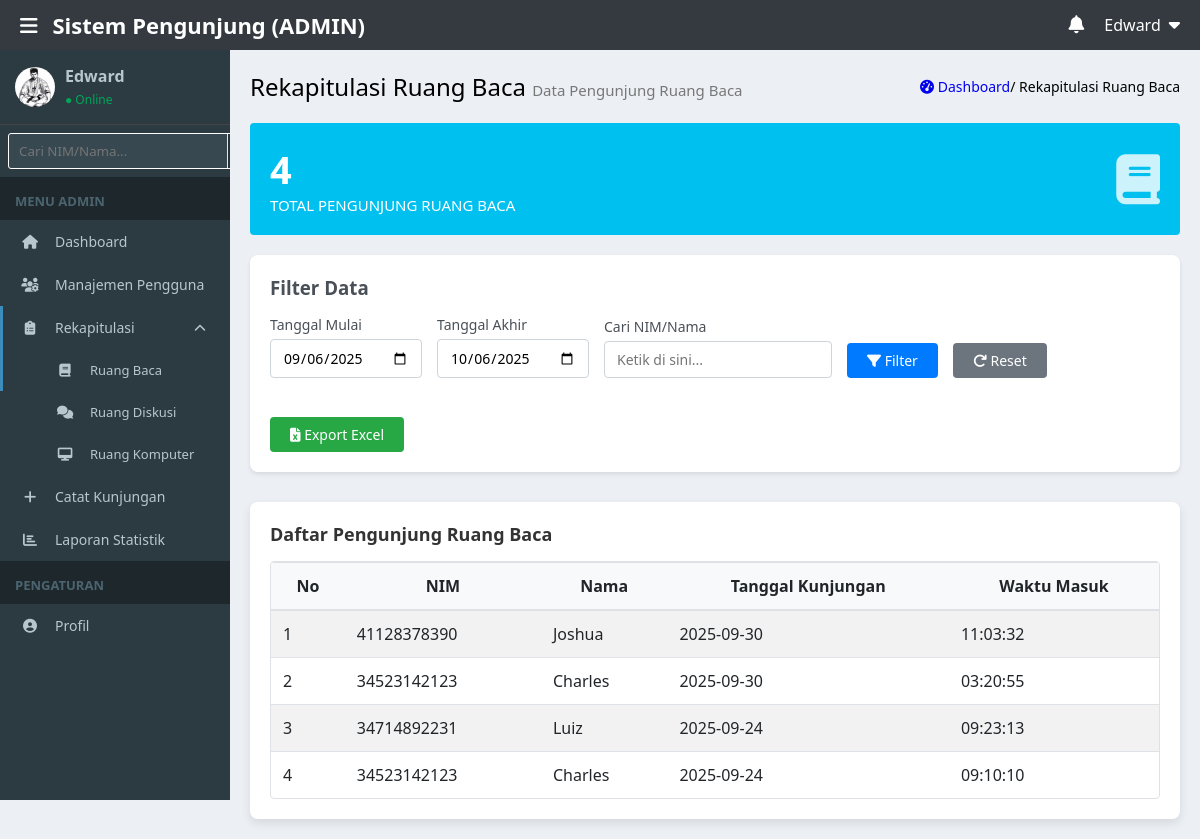
Page /rekapitulasi_ruang_baca.php (signed in) on the committed database.
### tables this page shows
CREATE TABLE `visits` (
  `id` int(11) NOT NULL,
  `nim` varchar(100) NOT NULL,
  `nama` varchar(255) NOT NULL,
  `tujuan` varchar(255) NOT NULL,
  `tanggal_kunjungan` date NOT NULL,
  `jam_masuk` time NOT NULL,
  `created_at` timestamp NOT NULL DEFAULT current_timestamp(),
  `device_id` varchar(255) DEFAULT NULL,
  `scan_location` varchar(100) DEFAULT 'entrance',
  `visit_method` enum('manual','scan') DEFAULT 'manual'
);

### rekapitulasi_ruang_baca.php (the view, shortened to what this page needs)
<?php
require_once 'includes/db.php';
$user = $_SESSION['user_data'];
$start_date = $_GET['start_date'] ?? date('Y-m-d', strtotime('-30 days'));
$end_date   = $_GET['end_date']   ?? date('Y-m-d');
$keyword    = trim($_GET['keyword'] ?? '');
$where  = "tujuan = ?";
$params = ['Ruang Baca'];
$types  = 's';
if ($start_date && $end_date) {
    $where  .= " AND tanggal_kunjungan BETWEEN ? AND ?";
    $params[] = $start_date;
    $params[] = $end_date;
    $types    .= 'ss';
}
$sql = "SELECT id, nim, nama, tanggal_kunjungan, jam_masuk
        FROM visits
        WHERE $where
        ORDER BY tanggal_kunjungan DESC, jam_masuk DESC";
$stmt = $conn->prepare($sql);
$binds = array_merge([$types], $params);
$tmp   = [];
foreach ($binds as $k => $v) $tmp[$k] = &$binds[$k];
call_user_func_array([$stmt, 'bind_param'], $tmp);
$stmt->execute();
$result = $stmt->get_result();
$visits = $result->fetch_all(MYSQLI_ASSOC);
$total_visits = count($visits);
$profile_picture = trim($user['profile_picture'] ?? '');
?>
<!DOCTYPE html>
<html lang="id">
<head>
    <link rel="stylesheet" href="https://cdnjs.cloudflare.com/ajax/libs/font-awesome/6.5.1/css/all.min.css">
    <link rel="stylesheet" href="css/admin_dashboard.css">
    <link rel="stylesheet" href="css/rekapitulasi.css">
    <link rel="stylesheet" href="css/session_timeout.css">
</head>
<body class="admin-page">
    <div class="wrapper">
        <header class="top-header">
            <div class="top-header-left">
                <span class="menu-toggle" id="menuToggle"><i class="fas fa-bars"></i></span>
                <span class="logo">Sistem Pengunjung (ADMIN)</span>
            </div>
            <div class="top-header-right">
                <i class="fas fa-bell"></i>
                <div class="admin-profile">
                    <span><?= htmlspecialchars($user['first_name']) ?></span>
                    <i class="fas fa-caret-down"></i>
                </div>
            </div>
        </header>
        <div class="content-body">
            <aside class="sidebar" id="sidebar">
                <div class="profile">
                    <img src="<?= htmlspecialchars($profile_picture) ?>" alt="Admin">
                    <div>
                        <p><strong><?= htmlspecialchars($user['first_name']) ?></strong></p>
                        <span class="online-status">● Online</span>
                    </div>
                </div>
                <div class="search-container">
                    <form method="get" action="">
                        <input type="text" name="keyword" placeholder="Cari NIM/Nama..." value="<?= htmlspecialchars($keyword) ?>">
                        <button type="submit"><i class="fas fa-search"></i></button>
                    </form>
                </div>
                <div class="navigation-header">MENU ADMIN</div>
                <nav>
                    <ul>
                        <li><a href="admin_dashboard.php"><i class="fas fa-home"></i><span>Dashboard</span></a></li>
                        <li><a href="manajemen_pengguna.php"><i class="fas fa-users-cog"></i><span>Manajemen Pengguna</span></a></li>
                        <li>
                            <a href="javascript:void(0);" class="has-submenu active" id="rekapitulasiToggle">
                                <i class="fas fa-clipboard-list"></i>
                                <span>Rekapitulasi</span>
                                <i class="fas fa-chevron-down"></i>
                            </a>
                            <ul class="submenu show" id="rekapitulasiSubmenu">
                                <li><a href="rekapitulasi_ruang_baca.php" class="active"><i class="fas fa-book"></i><span>Ruang Baca</span></a></li>
                                <li><a href="rekapitulasi_ruang_diskusi.php"><i class="fas fa-comments"></i><span>Ruang Diskusi</span></a></li>
                                <li><a href="rekapitulasi_ruang_komputer.php"><i class="fas fa-desktop"></i><span>Ruang Komputer</span></a></li>
                            </ul>
                        </li>
                        <li><a href="catat_kunjungan.php"><i class="fas fa-plus"></i><span>Catat Kunjungan</span></a></li>
                        <li><a href="laporan_statistik.php"><i class="fas fa-chart-bar"></i><span>Laporan Statistik</span></a></li>
                    </ul>
                </nav>
                <div class="navigation-header">PENGATURAN</div>
                <nav>
                    <ul>
                        <li><a href="profile.php"><i class="fas fa-user-circle"></i><span>Profil</span></a></li>
                    </ul>
                </nav>
            </aside>
            <main class="main-content" id="mainContent">
                <div class="main-header">
                    <h1>Rekapitulasi Ruang Baca <span>Data Pengunjung Ruang Baca</span></h1>
                    <ol class="breadcrumb">
                        <li><a href="admin_dashboard.php" style="text-decoration: none;"><i class="fas fa-tachometer-alt"></i> Dashboard</a></li>
                        <li> / Rekapitulasi Ruang Baca</li>
                    </ol>
                </div>
                <section class="cards">
                    <div class="card blue">
                        <div class="card-content">
                            <h3><?= $total_visits ?></h3>
                            <p>TOTAL PENGUNJUNG RUANG BACA</p>
                        </div>
                        <div class="card-icon"><i class="fas fa-book"></i></div>
                    </div>
                </section>
                <section class="filter-section">
                    <h3 style="margin-bottom: 15px; color: #495057;">Filter Data</h3>
                    <form method="get" action="" class="filter-form">
                        <div class="form-group">
                            <label>Tanggal Mulai</label>
                            <input type="date" name="start_date" value="<?= htmlspecialchars($start_date) ?>">
                        </div>
                        <div class="form-group">
                            <label>Tanggal Akhir</label>
                            <input type="date" name="end_date" value="<?= htmlspecialchars($end_date) ?>">
                        </div>
                        <div class="form-group">
                            <label>Cari NIM/Nama</label>
                            <input type="text" name="keyword" placeholder="Ketik di sini..." value="<?= htmlspecialchars($keyword) ?>">
                        </div>
                        <div class="form-group">
                            <label>&nbsp;</label>
                            <button type="submit" class="btn-filter"><i class="fas fa-filter"></i> Filter</button>
                        </div>
                        <div class="form-group">
                            <label>&nbsp;</label>
                            <a href="rekapitulasi_ruang_baca.php" class="btn-reset"><i class="fas fa-redo"></i> Reset</a>
                        </div>
                        <div class="form-group">
                            <label>&nbsp;</label>
                            <a href="export_ruang_baca.php?start_date=<?= urlencode($start_date) ?>&end_date=<?= urlencode($end_date) ?>&keyword=<?= urlencode($keyword) ?>" class="btn-export"><i class="fas fa-file-excel"></i> Export Excel</a>
                        </div>
                    </form>
                </section>
                <section class="recent-visitors">
                    <h3>Daftar Pengunjung Ruang Baca</h3>
                    <div class="table-responsive">
                        <table class="table table-striped">
                            <thead>
                                <tr>
                                    <th>No</th>
                                    <th>NIM</th>
                                    <th>Nama</th>
                                    <th>Tanggal Kunjungan</th>
                                    <th>Waktu Masuk</th>
                                </tr>
                            </thead>
                            <tbody>
                                <?php if ($visits): ?>
                                    <?php foreach ($visits as $i => $v): ?>
                                    <tr>
                                        <td><?= $i + 1 ?></td>
                                        <td><?= htmlspecialchars($v['nim']) ?></td>
                                        <td><?= htmlspecialchars($v['nama']) ?></td>
                                        <td><?= htmlspecialchars($v['tanggal_kunjungan']) ?></td>
                                        <td><?= htmlspecialchars($v['jam_masuk']) ?></td>
                                    </tr>
                                    <?php endforeach; ?>
                                <?php else: ?>
                                    <tr><td colspan="5" class="text-center">Tidak ada data pengunjung Ruang Baca.</td></tr>
                                <?php endif; ?>
                            </tbody>
                        </table>
                    </div>
                </section>
            </main>
        </div>
    </div>
</body>
</html>

### css/rekapitulasi.css (style rules this page uses)
.filter-section { background: #fff; padding: 20px; border-radius: 8px; margin-bottom: 20px; box-shadow: 0 2px 4px rgba(0, 0, 0, 0.1); }
.filter-form { display: flex; gap: 15px; align-items: end; flex-wrap: wrap; }
.form-group { display: flex; flex-direction: column; gap: 5px; }
.form-group label { font-size: 14px; font-weight: 500; color: #495057; }
.form-group input { padding: 8px 12px; border: 1px solid #ced4da; border-radius: 4px; font-size: 14px; min-width: 150px; }
.btn-filter { padding: 8px 20px; background-color: #007bff; color: white; border: none; border-radius: 4px; cursor: pointer; font-size: 14px; transition: background-color 0.3s ease; }
.btn-reset { padding: 8px 20px; background-color: #6c757d; color: white; border: none; border-radius: 4px; cursor: pointer; font-size: 14px; text-decoration: none; display: inline-block; transition: background-color 0.3s ease; }
.btn-export { padding: 8px 20px; background-color: #28a745; color: white; border: none; border-radius: 4px; cursor: pointer; font-size: 14px; text-decoration: none; display: inline-block; transition: background-color 0.3s ease; }

### rows in the picture
visits: nim "41128378390", nama "Joshua", tanggal_kunjungan "2025-09-30", jam_masuk "11:03:32"
visits: nim "34523142123", nama "Charles", tanggal_kunjungan "2025-09-30", jam_masuk "03:20:55"
visits: nim "34714892231", nama "Luiz", tanggal_kunjungan "2025-09-24", jam_masuk "09:23:13"
visits: nim "34523142123", nama "Charles", tanggal_kunjungan "2025-09-24", jam_masuk "09:10:10"

### other values in the picture
$user['first_name'] "Edward"
$total_visits "4"
